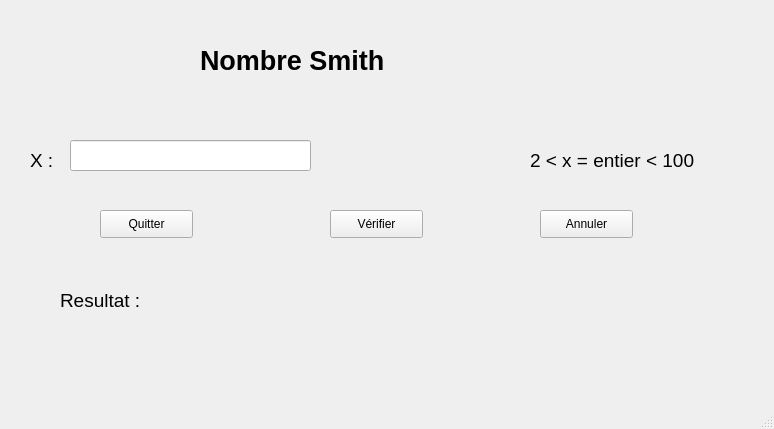
<?xml version="1.0" encoding="UTF-8"?>
<ui version="4.0">
 <class>MainWindow</class>
 <widget class="QMainWindow" name="MainWindow">
  <property name="geometry">
   <rect>
    <x>0</x>
    <y>0</y>
    <width>774</width>
    <height>429</height>
   </rect>
  </property>
  <property name="windowTitle">
   <string>Nombre Harshad</string>
  </property>
  <widget class="QWidget" name="centralwidget">
   <widget class="QLabel" name="label">
    <property name="geometry">
     <rect>
      <x>200</x>
      <y>30</y>
      <width>331</width>
      <height>61</height>
     </rect>
    </property>
    <property name="font">
     <font>
      <pointsize>20</pointsize>
      <weight>75</weight>
      <bold>true</bold>
     </font>
    </property>
    <property name="text">
     <string>Nombre Smith</string>
    </property>
   </widget>
   <widget class="QLabel" name="label_2">
    <property name="geometry">
     <rect>
      <x>30</x>
      <y>140</y>
      <width>101</width>
      <height>41</height>
     </rect>
    </property>
    <property name="font">
     <font>
      <pointsize>14</pointsize>
     </font>
    </property>
    <property name="text">
     <string>X :</string>
    </property>
   </widget>
   <widget class="QLineEdit" name="lineEdit">
    <property name="geometry">
     <rect>
      <x>70</x>
      <y>140</y>
      <width>241</width>
      <height>31</height>
     </rect>
    </property>
   </widget>
   <widget class="QLabel" name="label_3">
    <property name="geometry">
     <rect>
      <x>530</x>
      <y>140</y>
      <width>231</width>
      <height>41</height>
     </rect>
    </property>
    <property name="font">
     <font>
      <pointsize>14</pointsize>
     </font>
    </property>
    <property name="text">
     <string>2 &lt; x = entier &lt; 100</string>
    </property>
   </widget>
   <widget class="QPushButton" name="pushButton">
    <property name="geometry">
     <rect>
      <x>330</x>
      <y>210</y>
      <width>93</width>
      <height>28</height>
     </rect>
    </property>
    <property name="text">
     <string>Vérifier</string>
    </property>
   </widget>
   <widget class="QLabel" name="label_4">
    <property name="geometry">
     <rect>
      <x>60</x>
      <y>280</y>
      <width>121</width>
      <height>41</height>
     </rect>
    </property>
    <property name="font">
     <font>
      <pointsize>14</pointsize>
     </font>
    </property>
    <property name="text">
     <string>Resultat :</string>
    </property>
   </widget>
   <widget class="QLabel" name="label_5">
    <property name="geometry">
     <rect>
      <x>170</x>
      <y>280</y>
      <width>431</width>
      <height>41</height>
     </rect>
    </property>
    <property name="font">
     <font>
      <pointsize>14</pointsize>
     </font>
    </property>
    <property name="text">
     <string/>
    </property>
   </widget>
   <widget class="QPushButton" name="pushButton_2">
    <property name="geometry">
     <rect>
      <x>540</x>
      <y>210</y>
      <width>93</width>
      <height>28</height>
     </rect>
    </property>
    <property name="text">
     <string>Annuler</string>
    </property>
   </widget>
   <widget class="QPushButton" name="pushButton_3">
    <property name="geometry">
     <rect>
      <x>100</x>
      <y>210</y>
      <width>93</width>
      <height>28</height>
     </rect>
    </property>
    <property name="text">
     <string>Quitter</string>
    </property>
   </widget>
  </widget>
  <widget class="QStatusBar" name="statusbar"/>
 </widget>
 <resources/>
 <connections/>
</ui>
